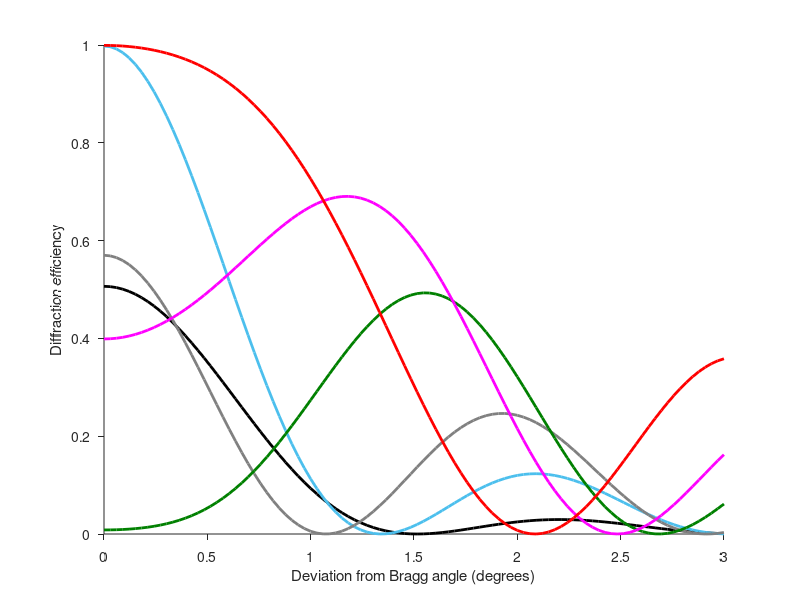
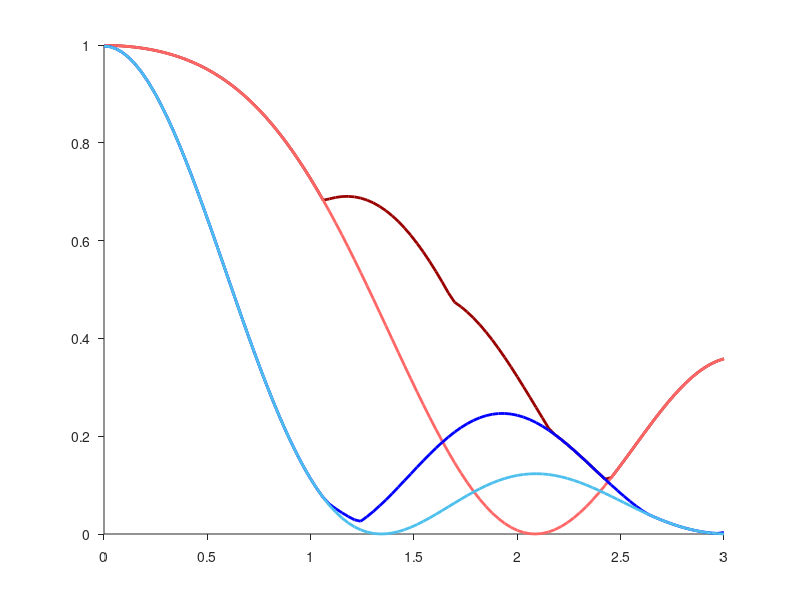

The MATLAB source for these figures, in order:
function amplitude_modulation()
    transducer_width = 3.2e-3;

    figure; hold on;
    xlabel('Deviation from Bragg angle (degrees)')
    ylabel('Diffraction efficiency')
    rads = linspace(0, 23.52e-3);
    angular_deviation = rads/2/pi*360*2.226;
    powers = [0.3, 1.25, 2.5, 5, 7, 10.5]; %linspace(12, 0);
    max_effs = zeros(size(rads));
    max_effs_low = zeros(size(rads));
    for p = powers
        amp = amplitude(p, transducer_width);
        effs = get_eff(rads, amp, transducer_width);
        plt = plot(angular_deviation, effs, 'Color', [(p == 2.5) * 0.5 + (p == 10.5) + (p == 7) + (p == 1.25) * 0.3, (p == 5) * 0.5 + (p == 1.25) * 0.75 + (p == 2.5) * 0.5, (p == 2.5) * 0.5 + (p == 7) + 0.93 * (p == 1.25)]);
        set(plt, 'linewidth', 2);
        max_effs = max(effs, max_effs);
        if p < 4
            max_effs_low = max(effs, max_effs_low);
        end
    end
    set(gca,'TickDir','out')
    figure()
    hold on
    plot1 = plot(angular_deviation, max_effs, 'r');
    plot2 = plot(angular_deviation, get_eff(rads, amplitude(10.5, transducer_width), transducer_width), 'r-');
    plot3 = plot(angular_deviation, max_effs_low, 'b');
    plot4 = plot(angular_deviation, get_eff(rads, amplitude(1.25, transducer_width), transducer_width), 'b-');
    set(plot1,'Color',[0.6 0 0], 'linewidth', 2);
    set(plot2,'Color',[1 0.4 0.4], 'linewidth', 2);
    set(plot3,'Color',[0 0 1], 'linewidth', 2);
    set(plot4,'Color',[0.3 0.75 0.93], 'linewidth', 2);
    set(gca,'TickDir','out')
end

    
function eff = get_eff(angles, amp, transducer_width)
    
    wavelength = 800e-9;
    k = 2*pi / wavelength;
    wavevector_mismatches_mag = 160e3 * angles;
    
    n_in = 2.2264;
    n_out = 2.2262;
    p = -0.12;

    delta_n0 = -0.5 * power(n_in, 2.) * n_out * p * amp;
    delta_n1 = -0.5 * power(n_out, 2.) * n_in * p * amp;
    v0 = - k * delta_n0 * transducer_width;
    v1 = - k * delta_n1 * transducer_width;

    zeta = -0.5 * wavevector_mismatches_mag * transducer_width;
    sigma = sqrt(power(zeta, 2.) + v0.*v1./4);
    
    sinc = sin(sigma) ./ sigma;
    eff = v0.*v1./4 .* power(sinc, 2.);
end
function amp = amplitude(power, transducer_width)
    teo2_density = 5990;
    transducer_height = 15e-3;
    vel = 613;
    numerator = 2 * power;
    denominator = teo2_density * vel^3 * transducer_width * transducer_height;
    amp = sqrt(numerator ./ denominator);
end
